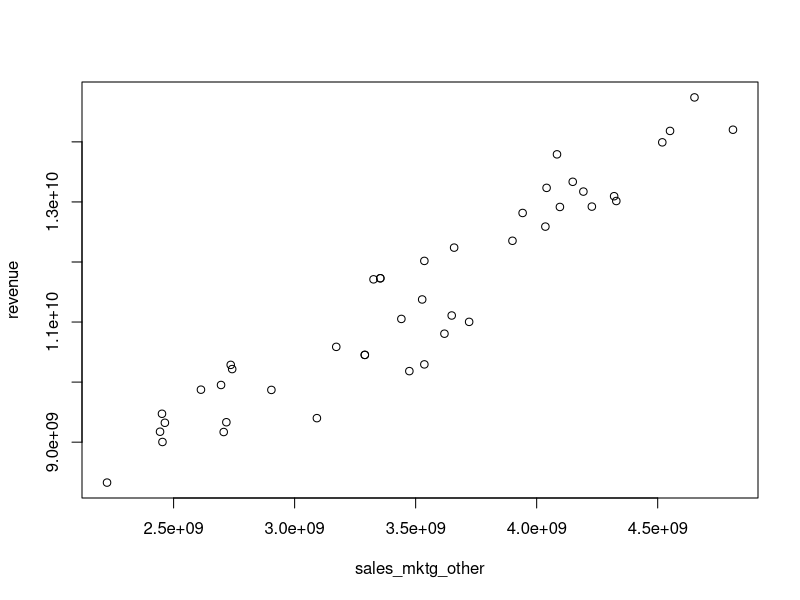
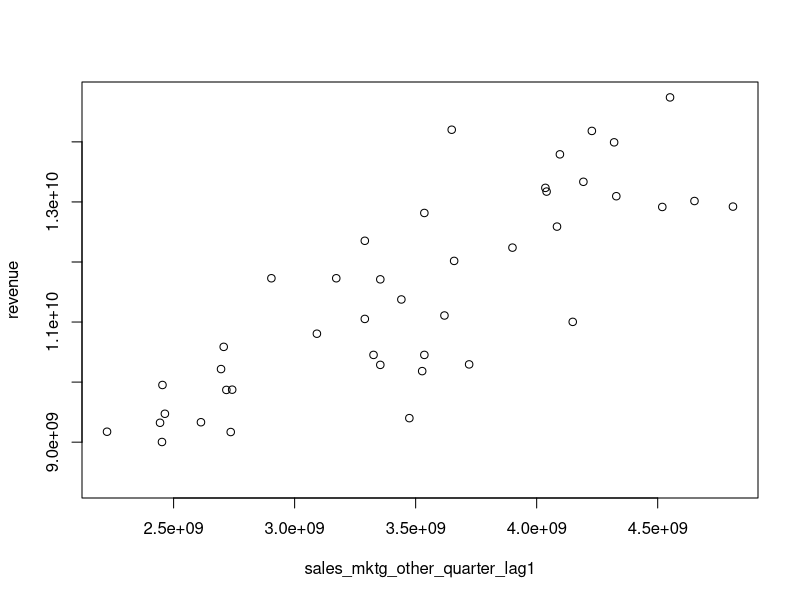
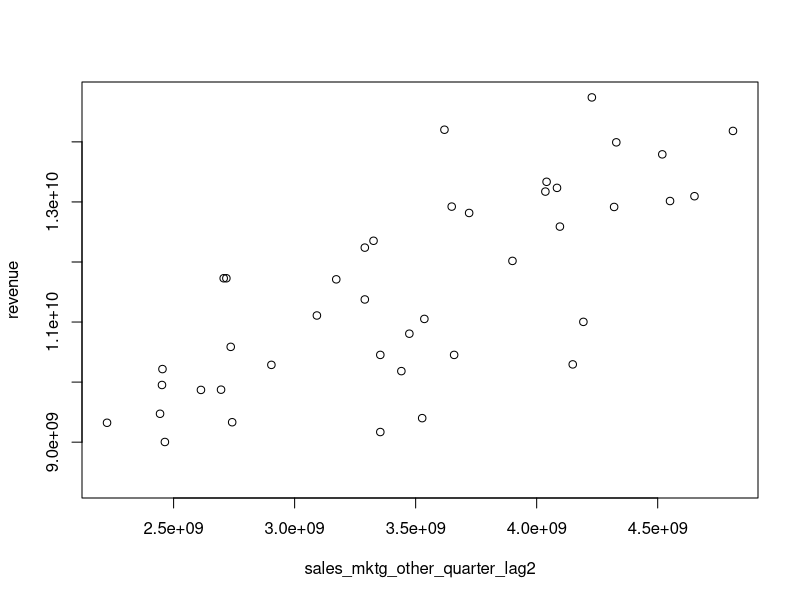
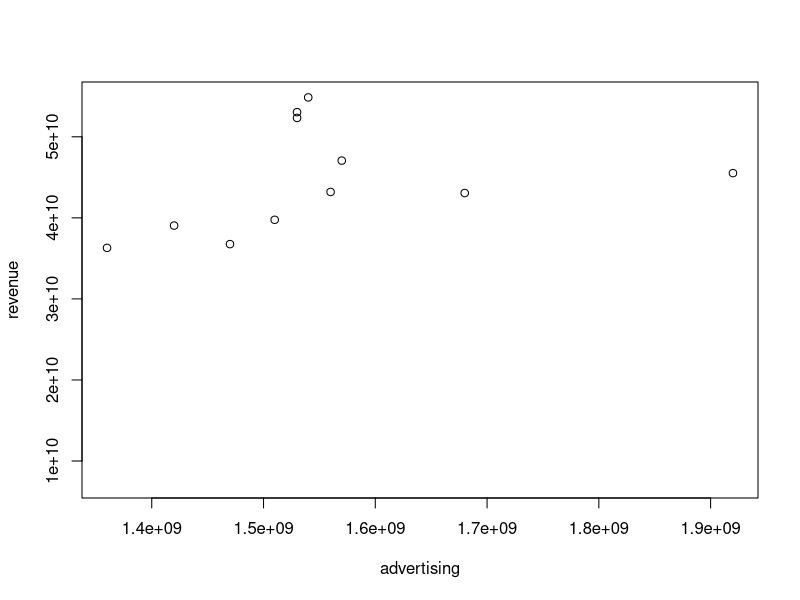
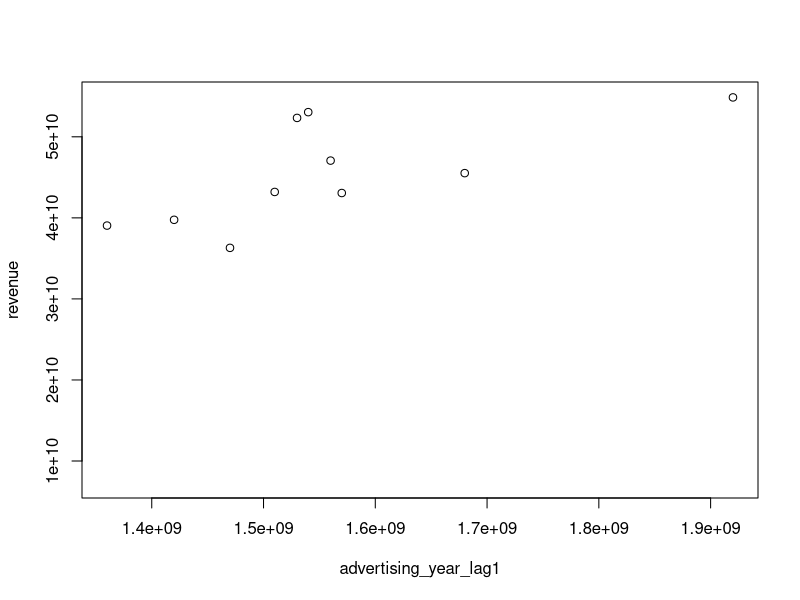

Generate these figures, in order, with R:
## ---- chunk 1
library(readxl)
quarterly <- read_excel("abinbev_quarterly.xlsx")
yearly <- read_excel("abinbev_yearly.xlsx")
market_share <- read_excel("abinbev_market_share.xlsx")




plot(revenue~sales_mktg_other, data=quarterly)
model1 <- lm(revenue~sales_mktg_other, data=quarterly)
summary(model1)

plot(revenue~sales_mktg_other_quarter_lag1, data=quarterly)
model2 <- lm(revenue~sales_mktg_other_quarter_lag1, data=quarterly)
summary(model2)

plot(revenue~sales_mktg_other_quarter_lag2, data=quarterly)
model3 <- lm(revenue~sales_mktg_other_quarter_lag2, data=quarterly)
summary(model3)

plot(revenue~advertising, data=yearly)
model4 <- lm(revenue~advertising, data=yearly)
summary(model4)

plot(revenue~advertising_year_lag1, data=yearly)
model5 <- lm(revenue~advertising_year_lag1, data=yearly)
summary(model5)




model6 <- lm(revenue~sales_mktg_other+year+quarter, data=quarterly)
summary(model6)

model7 <- lm(revenue~sales_mktg_other_quarter_lag1+year+quarter, data=quarterly)
summary(model7)

model8 <- lm(revenue~sales_mktg_other_quarter_lag2+year+quarter, data=quarterly)
summary(model8)

model9 <- lm(revenue~advertising+year, data=yearly)
summary(model9)

model10 <- lm(revenue~advertising_year_lag1+year, data=yearly)
summary(model10)




model11 <- lm(log(revenue)~log(sales_mktg_other), data=quarterly)
summary(model11)

model12 <- lm(log(revenue)~log(sales_mktg_other_quarter_lag1), data=quarterly)
summary(model12)

model13 <- lm(log(revenue)~log(sales_mktg_other_quarter_lag2), data=quarterly)
summary(model13)

model14 <- lm(log(revenue)~log(advertising), data=yearly)
summary(model14)

model15 <- lm(log(revenue)~log(advertising_year_lag1), data=yearly)
summary(model15)




model16 <- lm(log(revenue)~log(sales_mktg_other)+year+quarter, data=quarterly)
summary(model16)

model17 <- lm(log(revenue)~log(sales_mktg_other_quarter_lag1)+year+quarter, data=quarterly)
summary(model17)

model18 <- lm(log(revenue)~log(sales_mktg_other_quarter_lag2)+year+quarter, data=quarterly)
summary(model18)

model19 <- lm(log(revenue)~log(advertising)+year, data=yearly)
summary(model19)

model20 <- lm(log(revenue)~advertising_year_lag1+year, data=yearly)
summary(model20)




model21 <- lm(log(share)~log(advertising), data=market_share)
summary(model21)
model22 <- lm(log(share)~log(advertising)+year, data=market_share)
summary(model22)
